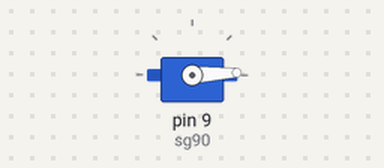
Recording of a sketch running on a simulated Arduino Uno, built with avr-gcc and run on an emulated ATmega328P. Parts: servo.

Above: at 0.05 s.
At 1.3 s:
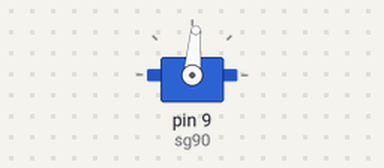
At 2.6 s:
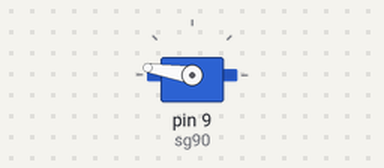
At 5.2 s:
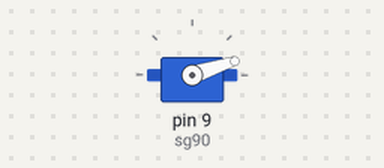
Timing chart, 0 to 7.1 s (numbered marks = the images above):
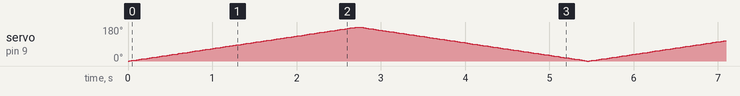

The sketch:

servomotor.ino
```cpp
#include <Servo.h>

Servo sg90;
int pos = 0;
int pozisyon = 0;
void setup()
{
  sg90.attach(9);

}

void loop()
{
  for (pos = 0; pos <= 180; pos += 1)
  {
    sg90.write(pos);
    delay(15);
  }
  for (pos = 180; pos >= 0; pos -= 1)
  {
    sg90.write(pos);
    delay(15);
  }
}
```
